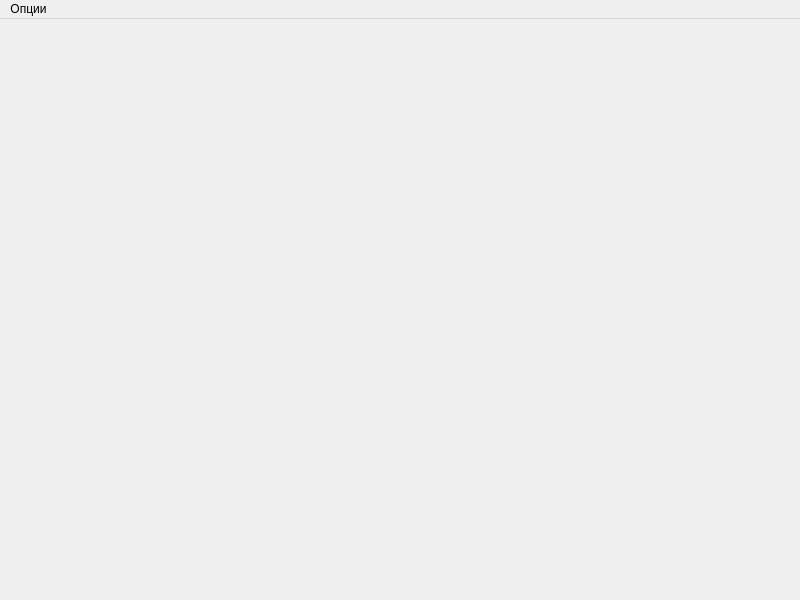
<?xml version="1.0" encoding="UTF-8"?>
<ui version="4.0">
 <class>TreeWindow</class>
 <widget class="QMainWindow" name="TreeWindow">
  <property name="geometry">
   <rect>
    <x>0</x>
    <y>0</y>
    <width>800</width>
    <height>600</height>
   </rect>
  </property>
  <property name="windowTitle">
   <string>MainWindow</string>
  </property>
  <widget class="QWidget" name="centralwidget">
   <layout class="QHBoxLayout" name="horizontalLayout">
    <property name="spacing">
     <number>0</number>
    </property>
    <property name="leftMargin">
     <number>0</number>
    </property>
    <property name="topMargin">
     <number>0</number>
    </property>
    <property name="rightMargin">
     <number>0</number>
    </property>
    <property name="bottomMargin">
     <number>0</number>
    </property>
    <item>
     <widget class="QLabel" name="label">
      <property name="text">
       <string/>
      </property>
      <property name="alignment">
       <set>Qt::AlignCenter</set>
      </property>
     </widget>
    </item>
   </layout>
  </widget>
  <widget class="QMenuBar" name="menubar">
   <property name="geometry">
    <rect>
     <x>0</x>
     <y>0</y>
     <width>800</width>
     <height>26</height>
    </rect>
   </property>
   <widget class="QMenu" name="menu">
    <property name="title">
     <string>Опции</string>
    </property>
    <addaction name="action"/>
   </widget>
   <addaction name="menu"/>
  </widget>
  <action name="action">
   <property name="text">
    <string>Перерисовать по размеру</string>
   </property>
  </action>
 </widget>
 <resources/>
 <connections/>
</ui>
